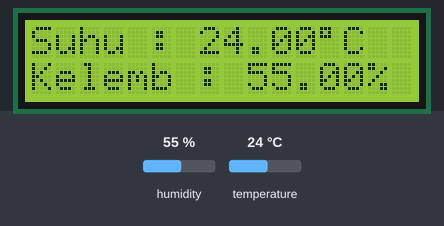
This sketch was run on a simulated Arduino Uno, built with avr-gcc and run on an emulated ATmega328P. On the bench: 16×2 character LCD. Inputs (shaded band) come from the test bench; at power-on: humidity 55 %, temperature 24 °C. What the sketch prints to the serial monitor is not drawn.

Above: at 2.7 s.
2.8 s: humidity set to 22 %
At 4.7 s:
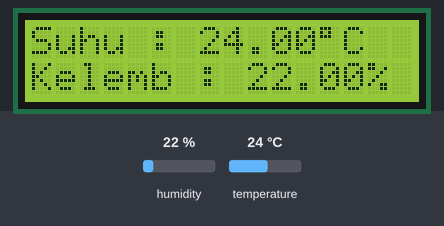
5.8 s: temperature set to 12 °C
At 7.1 s:
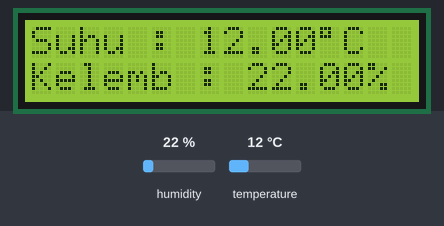
8.8 s: humidity set to 40 %
At 10.6 s:
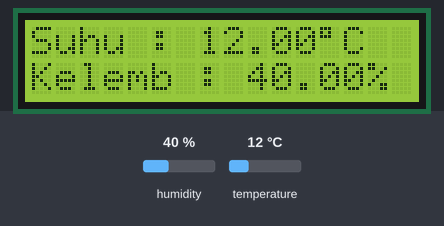
11.8 s: temperature set to 19 °C
At 13.0 s:
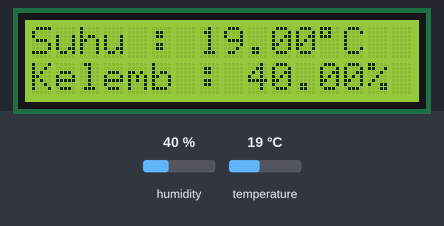
Timing chart, 0 to 14.8 s (numbered marks = the images above; inputs shaded):
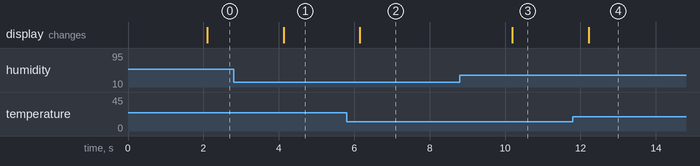

The sketch:

Sistem-Pemantauan-Suhu-Kelembapan.ino
```cpp
//Library lcd i2c
#include <Wire.h>
#include <LiquidCrystal_I2C.h>
LiquidCrystal_I2C lcd (0x27,16,2);

// Include the libraries:
#include <Adafruit_Sensor.h>
#include <DHT.h>
// Set DHT pin:
#define DHTPIN 7
// Set DHT type, uncomment whatever type you're using!
#define DHTTYPE DHT22
// Initialize DHT sensor for normal 16mhz Arduino:
DHT dht = DHT(DHTPIN, DHTTYPE);

void setup() {
  // Begin serial communication at a baud rate of 9600:
  Serial.begin(9600);

  // Setup sensor:
  dht.begin();
  lcd.init();
  lcd.backlight();

  lcd.setCursor(0,0);
  lcd.print("Suhu : "); // 7

  lcd.setCursor(0,1);
  lcd.print("Kelemb : "); //13
}

void loop() {
  // Wait a few seconds between measurements:
  delay(2000);

  // Reading temperature or humidity takes about 250 milliseconds!
  // Sensor readings may also be up to 2 seconds 'old' (its a very slow sensor)

  // Read the humidity in %:
  float kelembapan = dht.readHumidity();
  // Read the temperature as Celsius:
  float suhu = dht.readTemperature();

  lcd.setCursor(7,0);
  lcd.print(suhu);
  lcd.setCursor(12,0);
  lcd.print((char)223);
  lcd.setCursor(13,0);
  lcd.print("C");

  lcd.setCursor(9,1);
  lcd.print(kelembapan);
  lcd.setCursor(14,1);
  lcd.print("%");

  Serial.print("Temperature: ");
  Serial.print(suhu);
  Serial.print(" \xC2\xB0");
  Serial.print("C | ");

  Serial.print("Humidity: ");
  Serial.print(kelembapan);
  Serial.println(" % ");

}
```

Measured:
- after the input at 2.8 s, the display: changes after 1.3 s (image 1)
- after the input at 5.8 s, the display: changes after 0.35 s (image 2)
- after the input at 8.8 s, the display: changes after 1.4 s (image 3)
- after the input at 11.8 s, the display: changes after 0.42 s (image 4)
